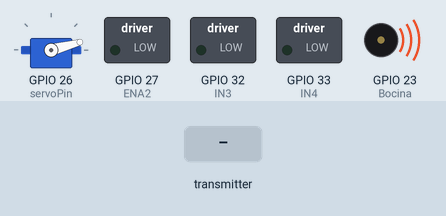
The sketch below on a simulated ESP32. On the bench: servo, switched loads named in the sketch (green lamp = pin HIGH), buzzer (waves = sounding, pin HIGH). Inputs (shaded band) come from the test bench. What the sketch prints to the serial monitor is not drawn.

Above: at 4.2 s.
4.3 s: the transmitter starts sending boci = 1
At 5.6 s:
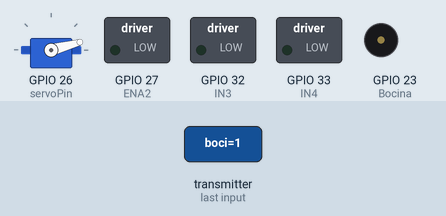
5.9 s: the transmitter starts sending servo = 180
At 6.3 s:
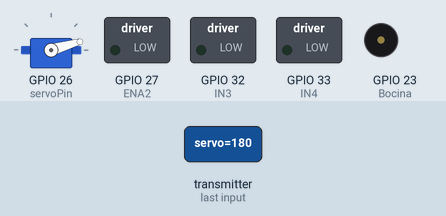
7.4 s: the transmitter starts sending boci = 0
At 8.7 s:
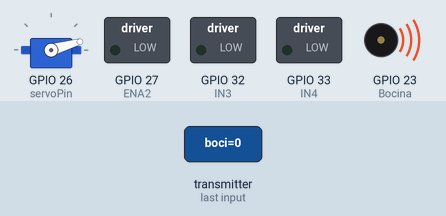
Timing chart, 0 to 10.4 s (numbered marks = the images above; inputs shaded):
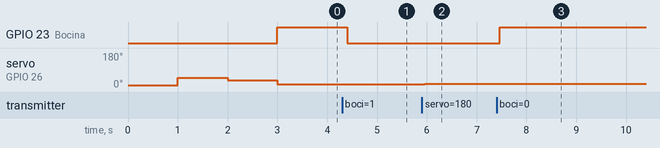

Measured:
- after the input at 4.3 s, GPIO 23 (Bocina): HIGH → LOW after 0.11 s
- after the input at 5.9 s, servo on GPIO 26 (servoPin): 15° → 16° after 0.06 s
- after the input at 7.4 s, GPIO 23 (Bocina): LOW → HIGH after 0.06 s

The sketch:

receptor_bit.ino
```cpp
#include <esp_now.h>
#include <WiFi.h>
#include <Servo.h>


#define servoPin 26
#define IN3 32
#define IN4 33
#define ENA2 27
#define Bocina 23

Servo servoMotor;

unsigned long Task_1 = 0;
unsigned long Task_2 = 0;
unsigned long Task_3 = 0;

// Structure example to receive data
// Must match the sender structure
typedef struct struct_message {
  bool vel;
  int servo;
  bool adel;
  bool atra;
  bool boci;

} struct_message;

// Create a struct_message called myData
struct_message myData;

// callback function that will be executed when data is received
void OnDataRecv(const uint8_t * mac, const uint8_t *incomingData, int len) {
  memcpy(&myData, incomingData, sizeof(myData));
}

void setup() {

  // Initialize Serial Monitor
  Serial.begin(115200);

  // Set device as a Wi-Fi Station
  WiFi.mode(WIFI_STA);

  // Init ESP-NOW
  if (esp_now_init() != ESP_OK) {
    Serial.println("Error initializing ESP-NOW");
    return;
  }

  // Once ESPNow is successfully Init, we will register for recv CB to
  // get recv packer info
  esp_now_register_recv_cb(OnDataRecv);

  pinMode(IN3, OUTPUT);
  pinMode(IN4, OUTPUT);
  pinMode (ENA2, OUTPUT);
  pinMode (Bocina, OUTPUT);

  servoMotor.attach(servoPin);  // attaches the servo on ESP32 pin


  servoMotor.write(10);
  delay(1000);
  servoMotor.write(50);
  delay(1000);
  servoMotor.write(35);
  delay(1000);


}

void loop() {


  bool start = myData.vel;
  unsigned int escala = map(myData.servo, 0, 4095, 0, 100000);
  unsigned int direccion = map(escala, 0, 100000, 15, 55);
  bool front = myData.adel;
  bool back = myData.atra;
  bool bocina = myData.boci;

  //Serial.println(front);
  //Serial.println(back);
  //Serial.println(direccion);
  //Serial.println(start);
  Serial.println(bocina);


  if (millis() - Task_1 > 50 ) {
    Task_1 = millis();

    if (front and start) {
      adelante();
    }
    else if (back and start) {

      atras();
    }
    else {
      nada();
    }
  }

  if (millis() - Task_2 > 40 ) {
    Task_2 = millis();
    if (direccion > 35 and direccion < 45 ) {
      direccion = 33;
    }

    servoMotor.write(direccion);

  }

  if (millis() - Task_3 > 60 ) {
    Task_3 = millis();

    if (!bocina) {
      digitalWrite(Bocina, HIGH);
    }
    else {
      digitalWrite(Bocina, LOW);
    }
  }
}

void nada ()
{
  //Direccion motor B
  digitalWrite (IN3, LOW);
  digitalWrite (IN4, LOW);
}

void adelante () {
  //Direccion motor B
  digitalWrite (IN3, HIGH);
  digitalWrite (IN4, LOW);
}

void atras () {

  //Direccion motor B
  digitalWrite (IN3, LOW);
  digitalWrite (IN4, HIGH);

}
```
